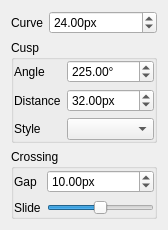
<?xml version="1.0" encoding="UTF-8"?>
<ui version="4.0">
 <class>Knot_Style_Widget</class>
 <widget class="QWidget" name="Knot_Style_Widget">
  <property name="geometry">
   <rect>
    <x>0</x>
    <y>0</y>
    <width>150</width>
    <height>230</height>
   </rect>
  </property>
  <property name="windowTitle">
   <string>Form</string>
  </property>
  <layout class="QGridLayout" name="gridLayout">
   <item row="0" column="0">
    <widget class="QLabel" name="label">
     <property name="sizePolicy">
      <sizepolicy hsizetype="Fixed" vsizetype="Preferred">
       <horstretch>0</horstretch>
       <verstretch>0</verstretch>
      </sizepolicy>
     </property>
     <property name="text">
      <string>Curve</string>
     </property>
     <property name="buddy">
      <cstring>spin_handle_length</cstring>
     </property>
    </widget>
   </item>
   <item row="0" column="1">
    <widget class="QDoubleSpinBox" name="spin_handle_length">
     <property name="toolTip">
      <string>Size of the curve control handles</string>
     </property>
     <property name="suffix">
      <string>px</string>
     </property>
     <property name="maximum">
      <double>8192.000000000000000</double>
     </property>
     <property name="value">
      <double>24.000000000000000</double>
     </property>
    </widget>
   </item>
   <item row="1" column="0" colspan="2">
    <widget class="QGroupBox" name="groupBox">
     <property name="title">
      <string>Cusp</string>
     </property>
     <layout class="QGridLayout" name="gridLayout_2">
      <property name="leftMargin">
       <number>0</number>
      </property>
      <property name="topMargin">
       <number>0</number>
      </property>
      <property name="rightMargin">
       <number>0</number>
      </property>
      <property name="bottomMargin">
       <number>0</number>
      </property>
      <item row="0" column="0">
       <widget class="QLabel" name="label_3">
        <property name="text">
         <string>Angle</string>
        </property>
        <property name="buddy">
         <cstring>spin_cusp_angle</cstring>
        </property>
       </widget>
      </item>
      <item row="0" column="1">
       <widget class="QDoubleSpinBox" name="spin_cusp_angle">
        <property name="toolTip">
         <string>Minimum angle required to render a cusp</string>
        </property>
        <property name="wrapping">
         <bool>true</bool>
        </property>
        <property name="suffix">
         <string>°</string>
        </property>
        <property name="maximum">
         <double>360.000000000000000</double>
        </property>
        <property name="value">
         <double>225.000000000000000</double>
        </property>
       </widget>
      </item>
      <item row="1" column="0">
       <widget class="QLabel" name="label_4">
        <property name="text">
         <string>Distance</string>
        </property>
        <property name="buddy">
         <cstring>spin_cusp_distance</cstring>
        </property>
       </widget>
      </item>
      <item row="1" column="1">
       <widget class="QDoubleSpinBox" name="spin_cusp_distance">
        <property name="toolTip">
         <string>Distance of the cusp tip from the node position</string>
        </property>
        <property name="suffix">
         <string>px</string>
        </property>
        <property name="minimum">
         <double>-8192.000000000000000</double>
        </property>
        <property name="maximum">
         <double>8192.000000000000000</double>
        </property>
        <property name="value">
         <double>32.000000000000000</double>
        </property>
       </widget>
      </item>
      <item row="2" column="0">
       <widget class="QLabel" name="label_5">
        <property name="text">
         <string>Style</string>
        </property>
        <property name="buddy">
         <cstring>combo_cusp_shape</cstring>
        </property>
       </widget>
      </item>
      <item row="2" column="1">
       <widget class="QComboBox" name="combo_cusp_shape">
        <property name="toolTip">
         <string>Shape style</string>
        </property>
       </widget>
      </item>
     </layout>
    </widget>
   </item>
   <item row="2" column="0" colspan="2">
    <widget class="QGroupBox" name="groupBox_2">
     <property name="title">
      <string>Crossing</string>
     </property>
     <layout class="QGridLayout" name="gridLayout_3">
      <property name="leftMargin">
       <number>0</number>
      </property>
      <property name="topMargin">
       <number>0</number>
      </property>
      <property name="rightMargin">
       <number>0</number>
      </property>
      <property name="bottomMargin">
       <number>0</number>
      </property>
      <item row="0" column="0">
       <widget class="QLabel" name="label_2">
        <property name="text">
         <string>Gap</string>
        </property>
        <property name="buddy">
         <cstring>spin_crossing_gap</cstring>
        </property>
       </widget>
      </item>
      <item row="0" column="1">
       <widget class="QDoubleSpinBox" name="spin_crossing_gap">
        <property name="toolTip">
         <string>Distance between the ends of a thread passing under another thread</string>
        </property>
        <property name="suffix">
         <string>px</string>
        </property>
        <property name="maximum">
         <double>8192.000000000000000</double>
        </property>
        <property name="value">
         <double>10.000000000000000</double>
        </property>
       </widget>
      </item>
      <item row="1" column="0">
       <widget class="QLabel" name="label_6">
        <property name="sizePolicy">
         <sizepolicy hsizetype="Fixed" vsizetype="Preferred">
          <horstretch>0</horstretch>
          <verstretch>0</verstretch>
         </sizepolicy>
        </property>
        <property name="text">
         <string>Slide</string>
        </property>
        <property name="buddy">
         <cstring>slide_edge_slide</cstring>
        </property>
       </widget>
      </item>
      <item row="1" column="1">
       <widget class="QSlider" name="slide_edge_slide">
        <property name="toolTip">
         <string>Position of the crossing in the edge</string>
        </property>
        <property name="maximum">
         <number>100</number>
        </property>
        <property name="value">
         <number>50</number>
        </property>
        <property name="orientation">
         <enum>Qt::Horizontal</enum>
        </property>
       </widget>
      </item>
     </layout>
    </widget>
   </item>
  </layout>
 </widget>
 <resources/>
 <connections/>
</ui>
